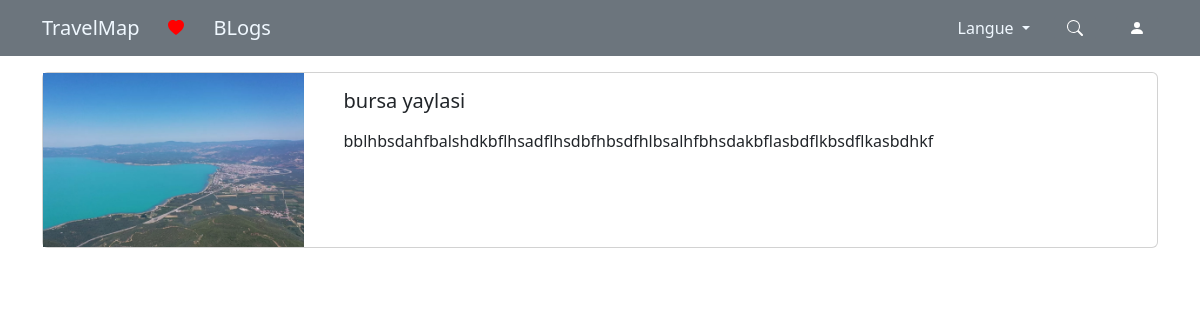
The page /blogs/bursa-yaylasi/ on the database its author committed.
### blogapp/models.py (models this page shows, shortened)
class Blog(models.Model):
    title = models.CharField(max_length=200)
    image = models.ImageField(upload_to="blogs")
    description = RichTextField()
    is_active = models.BooleanField(default=False)
    is_home = models.BooleanField(default=False)
    slug = models.SlugField(null=False, blank=False, unique=True, db_index=True, editable=False)

### blogapp/views.py (the view)
# urls.py: path('blogs/<slug:slug>/', views.blog_details, name='blog_details'),
def blog_details(request, slug):
    blog =  Blog.objects.get(slug=slug)
    return render(request, "blogapp/blog_details.html",{
        "blog": blog
    })

### blogapp/templates/blogapp/blog_details.html (shortened to what this page needs)
{% extends "base.html" %}
{% load static %}
{%block content%}
{% include 'blogapp/partials/_navbar.html' %}
<div class="container mt-3">
    <div class="row">
        <div class="col-12">
            <div class="card mb-3">
                <div class="row">
                    <div class="col-md-3">
                        <img src="{{ blog.image.url }}" alt="" class="img-fluid">
                    </div>
                    <div class="col-md-9">
                        <div class="card-body">
                            <h5 class="card-title">
                                    {{blog.title}}
                            </h5>
                            <p class="card-text">{{blog.description|safe}}</p>
                        </div>
                    </div>
                </div>
            </div>
        </div>
    </div>
</div>
{%endblock%}

### rows shown on the page
Blog: image (picture), title "bursa yaylasi", description "bblhbsdahfbalshdkbflhsadflhsdbfhbsdfhlbsalhfbhsdakbflasbdflkbsdflkasbdhkf"
